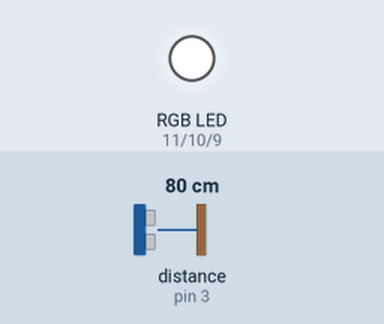
The sketch below on a simulated Arduino Uno, built with avr-gcc and run on an emulated ATmega328P. Shown: an RGB LED mixed from three pins (HIGH = lit). Wiring (inferred from the names in the program): ultrasonic range finder: trigger pin 2; echo pin 3. Inputs (shaded band) come from the test bench; at power-on: distance to the obstacle (sensor on pin 3) 80 cm. The echo pulse lasts 58.3 µs per cm; pins used as bus, display or sensor lines are not drawn.

Above: at 1.2 s.
1.3 s: distance to the obstacle (sensor on pin 3) set to 34 cm
2.8 s: distance to the obstacle (sensor on pin 3) set to 27 cm
At 3.5 s:
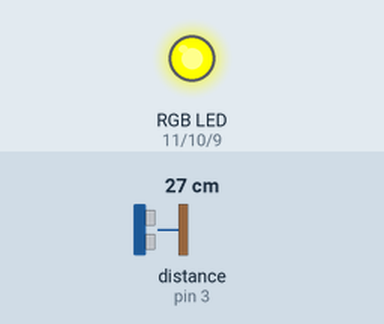
4.3 s: distance to the obstacle (sensor on pin 3) set to 2 cm
At 5.5 s:
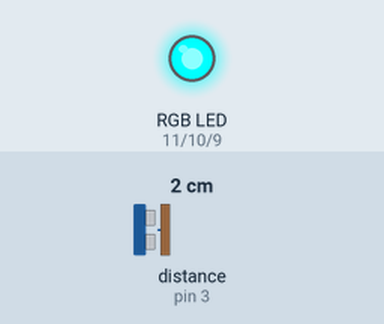
5.8 s: distance to the obstacle (sensor on pin 3) set to 9 cm
7.3 s: distance to the obstacle (sensor on pin 3) set to 12 cm
At 7.8 s:
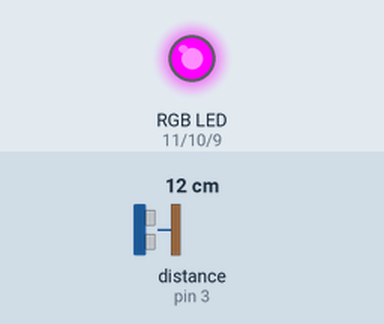
8.8 s: distance to the obstacle (sensor on pin 3) set to 4 cm
At 9.6 s:
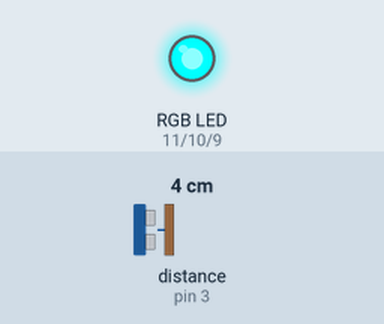
Timing chart, 0 to 11.3 s (numbered marks = the images above; inputs shaded):
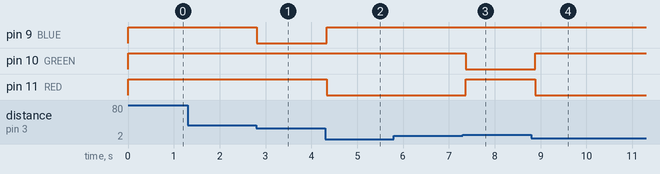

Measured:
- the behaviour switches between 31 and 30 cm on distance to the obstacle (sensor on pin 3) (found by bisection; images 0 and 1)
- the behaviour switches between 10 and 11 cm on distance to the obstacle (sensor on pin 3) (found by bisection; images 2 and 3)
- after the input at 1.3 s, every drawn part: stays the same
- after the input at 2.8 s, pin 9 (BLUE): HIGH → LOW at once
- after the input at 4.3 s, pin 9 (BLUE): LOW → HIGH at once; pin 11 (RED): HIGH → LOW at once
- after the input at 7.3 s, pin 10 (GREEN): HIGH → LOW after 0.06 s; pin 11 (RED): LOW → HIGH after 0.06 s
- after the input at 8.8 s, pin 10 (GREEN): LOW → HIGH after 0.08 s; pin 11 (RED): HIGH → LOW after 0.08 s

The sketch:

18.sonar_RGB3LED2.ino
```cpp
#define TRIG 2
#define ECHO 3

#define RED 11
#define GREEN 10
#define BLUE 9

void setup() {
  pinMode(TRIG, OUTPUT);
  pinMode(ECHO, INPUT);
}

void loop() {

  digitalWrite(TRIG, LOW);
  delayMicroseconds(2);
  digitalWrite(TRIG, HIGH);
  delayMicroseconds(10);
  digitalWrite(TRIG, LOW);

  long distance = pulseIn(ECHO, HIGH)/58.2;

  analogWrite(RED,255);
  analogWrite(GREEN,255);
  analogWrite(BLUE,255);
  if(distance < 10) {
    analogWrite(RED,0);
  } else if (distance < 20) {
    analogWrite(GREEN,0);
  } else if (distance < 30) {
    analogWrite(BLUE,0);
  }
  delay(100);
}
```
